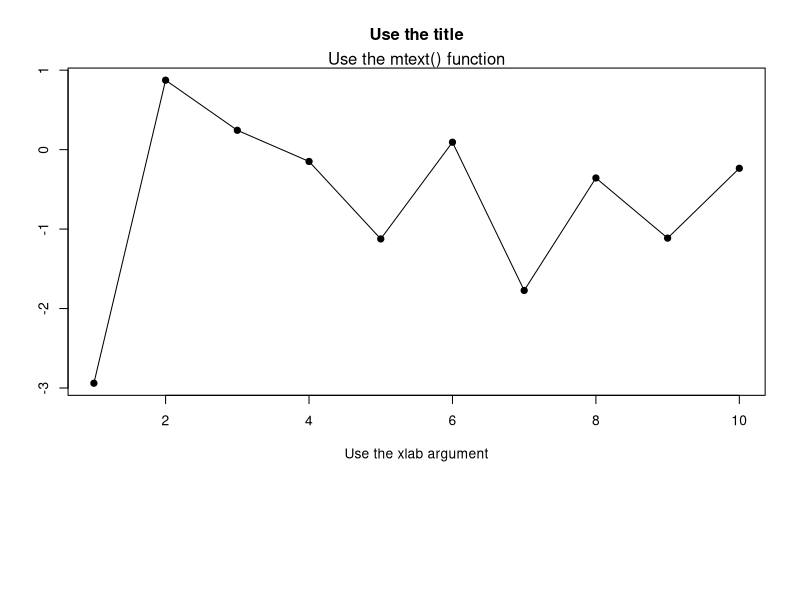

Write R code to recreate this figure. (Note: this script raises an error after producing the figure.)
#
# Example using textplot.R
#
# Split the screen using the layout function
layout(matrix(c(1,1,2,2), 2, 2, byrow = T), heights = c(4,1))

# plot the figure
plot(rnorm(10),ylab="", xlab="Use the xlab argument", main="Use the title", ty="o", pch=19)

# Add text
mtext("Use the mtext() function")
temp <- locator(1) # On the chart, click where you would like the text to appear
text(temp,"Use the text() with or without the locator() function")

# Add text using the following Corner_text function:
Corner_text <- function(text, location="topright"){
  legend(location,legend=text, bty ="n", pch=NA)
}
Corner_text(text="Use Corner_text() function")
Corner_text(text="Use the Corner_text() function",location= "bottomright")

# use the title function
title(sub="Add subtitle using the title() function")

# load a library for creating more text
library(gplots)

# ?textplot # use this for more information about the function

# layout.show(2) # show the split between top and bottom screens
temptext1 <- "Add here notes. The plot above represents 10 random points drawn from Normal distribution. The plot is generated in order
to visualize all the different options one can use for adding text to a plot.
You can control this text size using the usual cex argument.
nYou can increase readability if you skip lines.
nUse this space when you have complicated charts that require some more details. Add explanations and preemt possible questions, by that
saving readers' time (e.g. is it percentage or basis points? )."
temptext2 <-  "You can also add more text in the usual way by using again the locator(1)+text() functions"
textplot(temptext1, valign="center", cex=0.8, halign= "left", mar=c(0,0,0,0))

# mar=c(0,0,0,0) removes the margins
temp <- locator(1)
text(temp, temptext2,col=4)
